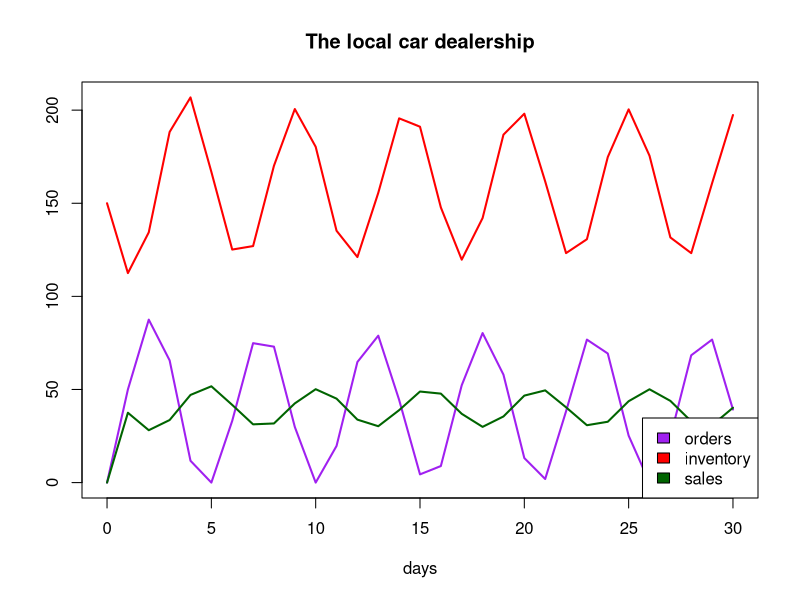

Here is the R script that generated this plot:

# Meadows ch.2 Car dealership example (Fig. 29) -- version 1.0
# no delays (perception, response, or delivery)
# CPSC 420 -- spring 2016

# Set up time. (delta.t and time vector).
delta.t <- 1   # days
time <- seq(0,30,delta.t)

# itot() and ttoi() functions (if desired).
itot <- function(i) (i-1)*delta.t + 0
ttoi <- function(t) (t-0)/delta.t + 1

# Simulation parameters (inputs).
customer.demand <- .25  # (cars/day)/car  (demand prop. to inventory)
stocking.factor <- 10  # cars/(cars/day)
lot.size <- 200        # cars

orders <- vector()    # cars/day
orders[1] <- 0
sales <- vector()     # cars/day
sales[1] <- 0

delivery.delay <- 1   # days

# Stocks. (Create a vector and an initial condition for each.)
inventory <- vector(length=length(time))
inventory[1] <- 150

# Simulation loop. 
# For each slice of simulated time,
for (i in 2:length(time)) {

    # Compute the values of all the flows, based on previous stock values.

    sales[i] <- customer.demand * inventory[i-1]
    perceived.sales <- sales[i]   # NO perception delay.

    desired.inventory <- 
        min(lot.size, perceived.sales * stocking.factor)
    discrepancy <- inventory[i-1] - desired.inventory # pos = enough

    # NO response delay.
    orders[i] <- max(0,-discrepancy) / delta.t

    deliveries <- orders[max(1,i-delivery.delay)]

    # Compute the values of all the derivatives of the stocks ("primes").
    inventory.prime <- deliveries - sales[i]

    # Compute all the new stock values (including any derived stocks).
    inventory[i] <- inventory[i-1] + inventory.prime * delta.t

}

# Plot and analyze.
all.values <- c(0,inventory,orders,sales)
plot(time,inventory,type="l",col="red",lwd=2,ylim=range(all.values),
    xlab="days",ylab="",main="The local car dealership")
lines(time,orders,col="purple",lwd=2)
lines(time,sales,col="darkgreen",lwd=2)
legend("bottomright",fill=c("purple","red","darkgreen"),
    legend=c("orders","inventory","sales"))
